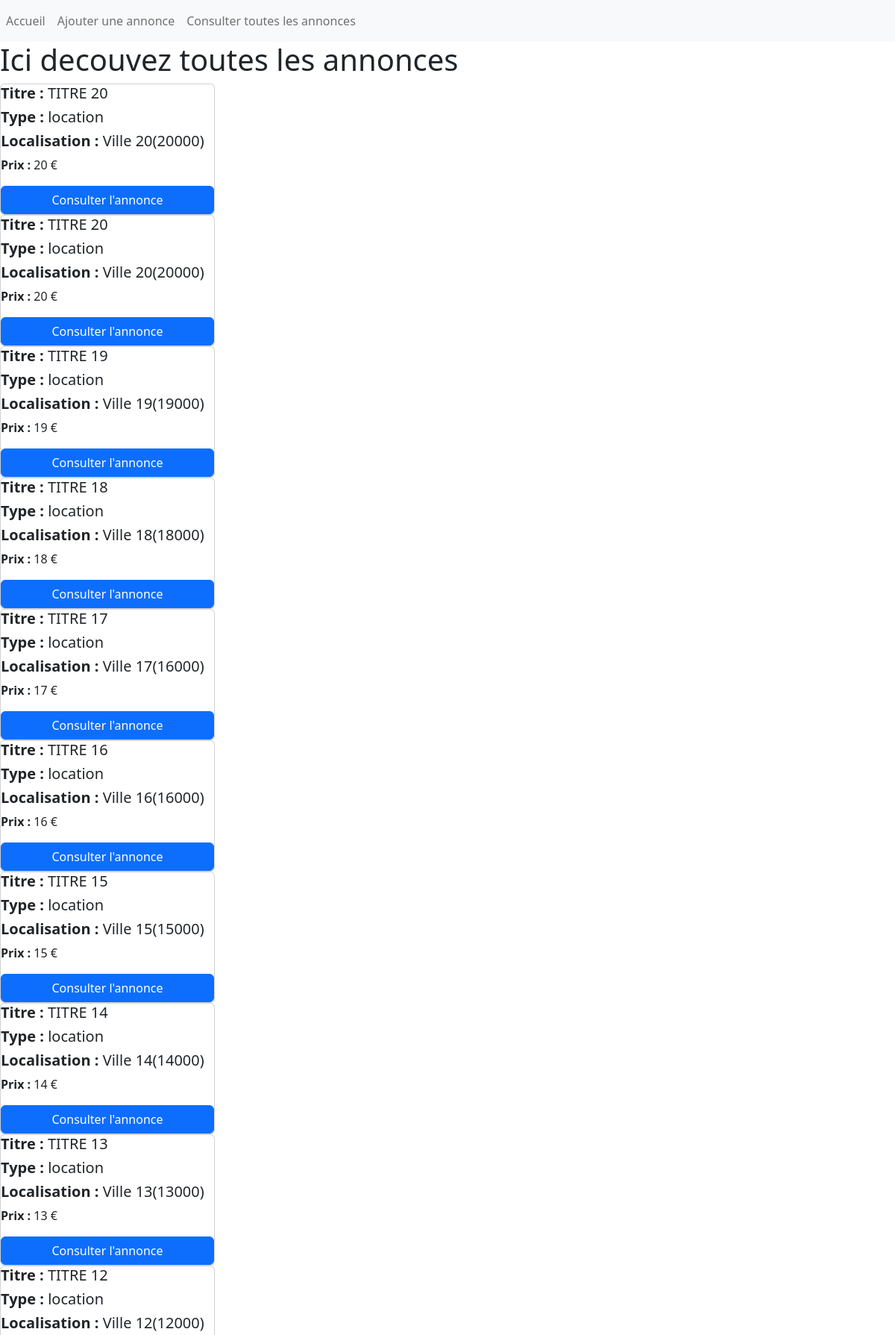
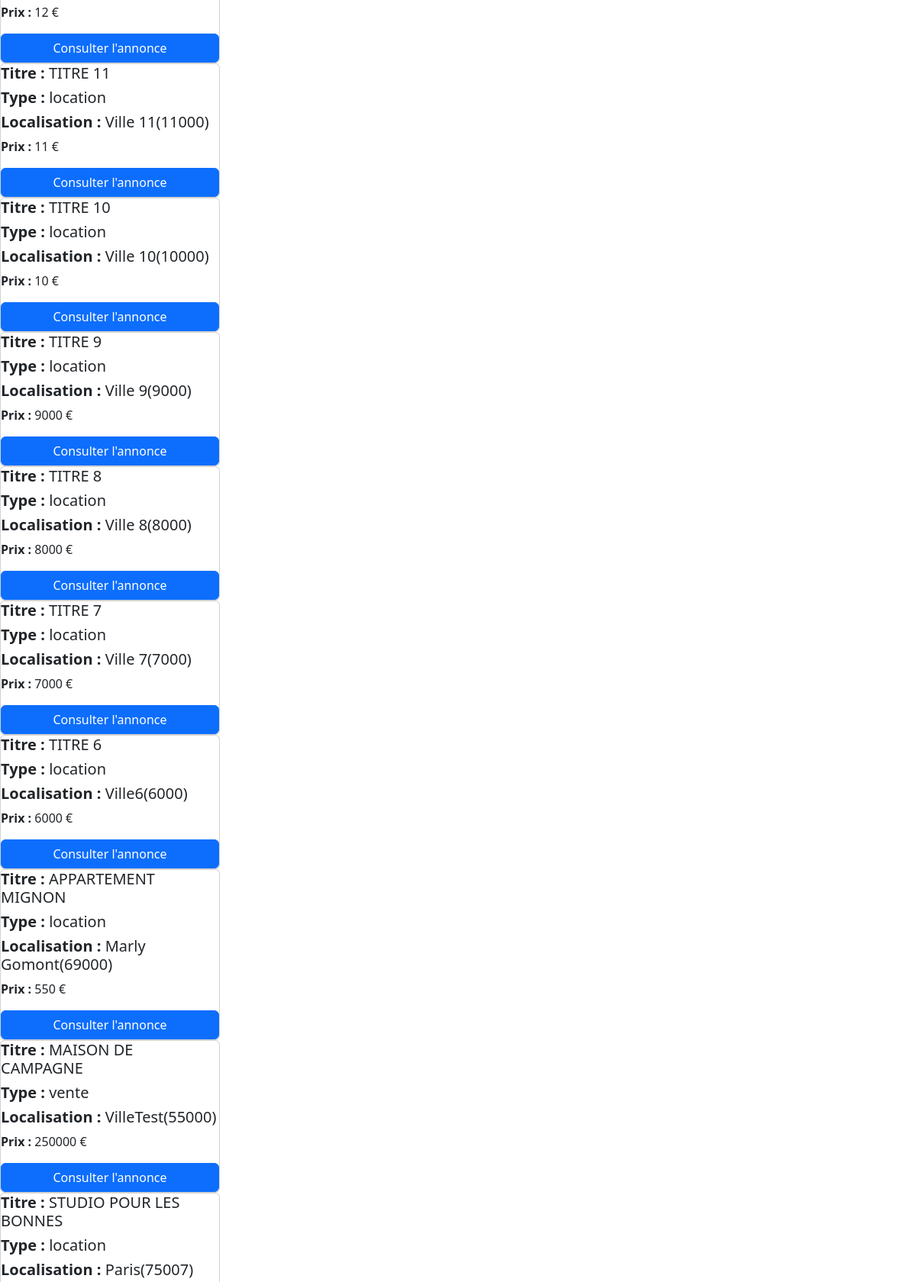
Page /toutes_les_annonces.php (upper part) on the committed database (2 pictures, top to bottom).
### tables this page shows
CREATE TABLE `advert` (
  `id` int(11) NOT NULL,
  `title` varchar(255) NOT NULL,
  `description` text NOT NULL,
  `postal_code` int(11) NOT NULL,
  `city` varchar(255) NOT NULL,
  `type` enum('location','vente','','') NOT NULL,
  `price` int(11) NOT NULL,
  `reservation_message` text DEFAULT NULL
);

### toutes_les_annonces.php (the view, shortened to what this page needs)
<?php
    $pdo = new PDO("mysql:host=localhost;dbname=wf3_php_intermediaire_julien", "root", "", [PDO::ATTR_ERRMODE => PDO::ERRMODE_WARNING, PDO::MYSQL_ATTR_INIT_COMMAND => "SET NAMES utf8"]);
    $resultat = $pdo->query("SELECT * from advert ORDER BY id DESC");
    $touteLesAnnonces = $resultat->fetchAll(PDO::FETCH_ASSOC);
?>
<!doctype html>
<html lang="FR">
    <head>
        <link href="https://cdn.jsdelivr.net/npm/bootstrap@5.2.3/dist/css/bootstrap.min.css" rel="stylesheet">
    </head>
    <body>
        <header>
            <?php
                require("header.php");
            ?>
        </header>
        <h1>Ici decouvez toutes les annonces</h1>
        <?php
            foreach($touteLesAnnonces as $annonceUnique)
                {
                    $titreMiniscule = $annonceUnique['title'];
                    $titremajuscule = strtoupper($titreMiniscule);
                    echo "<div class='card' style='width: 18rem;>";
                    echo "<div class='card-body'>";
                    echo "<h5 class='card-title'><span style='font-weight:bold'>Titre : </span>" . $titremajuscule . "</h5>";
                    echo "<h5 class='card-title'><span style='font-weight:bold'>Type : </span>" . $annonceUnique['type'] . "</h5>";
                    echo "<h5 class='card-title'><span style='font-weight:bold'>Localisation : </span>" . $annonceUnique['city'] . "(" . $annonceUnique['postal_code']. ")</h5>";
                    echo "<p class='card-text'><span style='font-weight:bold'>Prix : </span>" . $annonceUnique['price'] ." €</p>";
                    echo "<a href='#' class='btn btn-primary'>Consulter l'annonce</a></div></div>";
                }
        ?>
    </body>
</html>

### rows in the picture
advert: title "TITRE 20", type "location", city "Ville 20", postal_code "20000", price "20"
advert: title "TITRE 20", type "location", city "Ville 20", postal_code "20000", price "20"
advert: title "TITRE 19", type "location", city "Ville 19", postal_code "19000", price "19"
advert: title "TITRE 18", type "location", city "Ville 18", postal_code "18000", price "18"
advert: title "TITRE 17", type "location", city "Ville 17", postal_code "16000", price "17"
advert: title "TITRE 16", type "location", city "Ville 16", postal_code "16000", price "16"
advert: title "TITRE 15", type "location", city "Ville 15", postal_code "15000", price "15"
advert: title "TITRE 14", type "location", city "Ville 14", postal_code "14000", price "14"
advert: title "TITRE 13", type "location", city "Ville 13", postal_code "13000", price "13"
advert: title "TITRE 12", type "location", city "Ville 12", postal_code "12000", price "12"
advert: title "TITRE 11", type "location", city "Ville 11", postal_code "11000", price "11"
advert: title "TITRE 10", type "location", city "Ville 10", postal_code "10000", price "10"
advert: title "TITRE 9", type "location", city "Ville 9", postal_code "9000", price "9000"
advert: title "TITRE 8", type "location", city "Ville 8", postal_code "8000", price "8000"
advert: title "TITRE 7", type "location", city "Ville 7", postal_code "7000", price "7000"
advert: title "TITRE 6", type "location", city "Ville6", postal_code "6000", price "6000"
advert: title "APPARTEMENT MIGNON", type "location", city "Marly Gomont", postal_code "69000", price "550"
advert: title "MAISON DE CAMPAGNE", type "vente", city "VilleTest", postal_code "55000", price "250000"
advert: title "STUDIO POUR LES BONNES", type "location", city "Paris", postal_code "75007"
